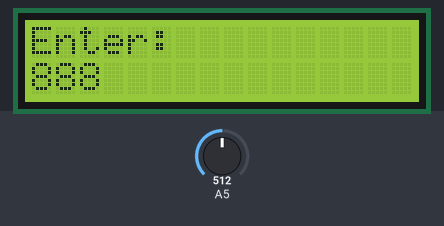
A sketch run on a simulated Arduino Uno, built with avr-gcc and run on an emulated ATmega328P. Shown: 16×2 character LCD. The inputs (shaded band) are chosen by the test bench; at power-on: A5 = 512. What the sketch prints to the serial monitor is not drawn.

Above: at 1.2 s.
1.3 s: A5 set to 6
At 2.8 s:
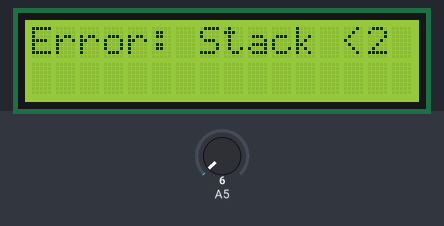
4.3 s: A5 set to 52
5.9 s: A5 set to 58
At 7.0 s:
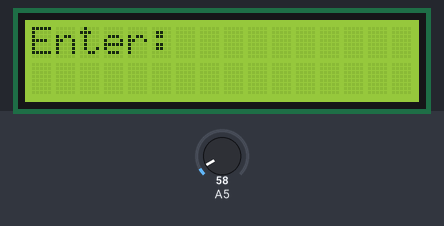
8.7 s: A5 set to 5
11.7 s: A5 set to 2
13.5 s: A5 set to 0
Timing chart, 0 to 16.0 s (numbered marks = the images above; inputs shaded):
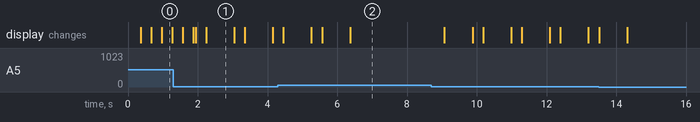

Measured:
- the behaviour switches between 55 and 56 on A5 (found by bisection; images 1 and 2)
- after the input at 1.3 s, the display: first differs from a run without the input after 0.57 s (image 1 shows a later state)
- what the display in image 1 shows lasts 0.8 s, from 2.2 s to 3.0 s

The sketch:

RPNCalculator.ino
```cpp
// PROJECT  :ACES RPN Calculator
// PURPOSE  :The purpose of this project is to develop an working RPN calculator
// COURSE   :ICS3U-E
// AUTHOR   :B. MI
// DATE     :2025 04 18
// MCU      :328P (Standalone)
// STATUS   :Working
// REFERENCE: http://darcy.rsgc.on.ca/ACES/TEI3M/Tasks.html#RPN

// Include necessary libraries
#include "Stack.h"        // Custom stack implementation for floating-point numbers
#include <LiquidCrystal.h> // Library for LCD display

// Constants
#define DURATION 300  // Debounce delay for key presses in milliseconds
#define DEBUG    1     // Flag to enable/disable serial debug output

// Initialize LCD display with pin connections
LiquidCrystal lcd(9, 8, 7, 6, 5, 4);
Stack stack;        // Create stack instance for storing numbers
int sz = 0;         // Variable to track stack size
char cur[16] = "";  // Store current input

// Analog threshold values for keypad input
const uint16_t th[] = {
  55,  58,  62,  66,  75,  81,  88,  97,
  116, 132, 152, 179, 255, 341, 512, 1024
};

// Key characters corresponding to threshold values (4x4 matrix layout)
const char keys[] = {
  '+','E','.','0','-','3','2','1',
  '*','6','5','4','/','9','8','7'
};

// Function to display input prompt on LCD
void showPrompt() {
  lcd.clear();          // Clear display
  lcd.print("Enter:");  // Show input prompt on first line
  lcd.setCursor(0,1);   // Move to second line
  lcd.print(cur);       // Display current input buffer
}

// Function to display temporary message on LCD
void showMsg(const char* prefix, const char* message, int duration=800) {
  lcd.clear();
  lcd.print(prefix);    // Show message prefix (e.g., "Error: ")
  lcd.print(message);   // Display main message content
  delay(duration);      // Keep message visible
  showPrompt();         // Return to normal input display
}

// Function to read pressed key from analog keypad
char getKey() {
  uint16_t value;
  do {
    value = analogRead(A5); // Read analog value from keypad
  } while (value == 0);     // Wait until a key is pressed

  delay(DURATION); // Simple debounce delay

  if (DEBUG) {     // Debug output if enabled
    Serial.print(value);
    Serial.print('\t');
  }

  // Find which key was pressed based on threshold values
  for (uint8_t i = 0; i < 16; i++) {
    if (value <= th[i]) return keys[i];
  }
  return 0; // Should never reach here (fallback)
}

// Initial setup function
void setup() {
  lcd.begin(16, 2);    // Initialize 16x2 LCD
  Serial.begin(9600);  // Start serial communication
  while (!Serial);     // Wait for serial port to connect (for debugging)
  showPrompt();        // Display initial prompt
}

// Main program loop
void loop() {
  char key = getKey(); // Get pressed key
  Serial.println(key); // Debug output

  // Handle numeric input (digits 0-9 and decimal point)
  if (key == '.' || (key >= '0' && key <= '9')) {
    if (strlen(cur) < 15) { // Prevent buffer overflow
      // Check for duplicate decimal points
      if (key == '.' && strchr(cur, '.')) {
        return showMsg("Error: Multiple .", "");
      }
      strncat(cur, &key, 1);  // Append character to input buffer
      lcd.setCursor(0,1);     // Update LCD display
      lcd.print(cur);
    }

  // Handle Enter key or operators
  } else if (key == 'E' || strchr("+-*/", key)) {
    // Push current number to stack if input exists
    if (*cur) {
      float num = atof(cur);      // Convert string to float
      stack.push(num);            // Push to stack
      sz++;                       // Increment stack size counter
      char buffer[16];
      dtostrf(num, 0, 4, buffer); // Convert float to string
      showMsg("Pushed: ", buffer, 1000); // Display confirmation
      cur[0] = '\0';              // Clear input buffer
    }

    // Process operator (if not Enter key)
    if (key != 'E') {
      // Verify stack has enough operands
      if (sz < 2) {
        return showMsg("Error: Stack <2", "");
      }

      // Pop top two values from stack (b is top element)
      float b = stack.pop();
      float a = stack.pop();
      sz -= 2;

      // Handle division by zero special case
      if (key == '/' && b == 0) {
        // Restore original values to stack
        stack.push(a);
        stack.push(b);
        sz += 2;
        return showMsg("Error: Div 0", "");
      }

      // Perform calculation based on symbol
      float result;
      switch(key) {
        case '+': result = a + b; break;
        case '-': result = a - b; break;
        case '*': result = a * b; break;
        case '/': result = a / b; break;
      }

      // Push result back to stack
      stack.push(result);
      sz++;
      char resultBuffer[16];
      dtostrf(result, 0, 4, resultBuffer); // Convert result to string
      showMsg("Result: ", resultBuffer, 1000); // Display result
    }
  }
}
```

Stack.cpp
```cpp
#include "Arduino.h"
#include "Stack.h"

// Default Constructor (capacity 20)
Stack::Stack() {
  _top = -1;
  _capacity = 20;
  _stack[_capacity];
}

void Stack::push(float operand) {
  _stack[++_top] = operand;
}

float Stack::pop() {
  return _stack[_top--];
}

float Stack::peek() {
  return _stack[_top];
}

boolean Stack::isFull() {
  return _top == _capacity - 1;
}

boolean Stack::isEmpty() {
  return _top == -1;
}
```

Stack.h
```cpp
#ifndef Stack_h
#define Stack_h

#include "Arduino.h"

class Stack {
  public:
    Stack();
    stack(uint8_t size);
    void push(float operand);
    float pop();
    float peek();
    boolean isFull();
    boolean isEmpty();

  private:
    int8_t _top;
    uint8_t _capacity;
    float _stack[];
};

#endif
```
